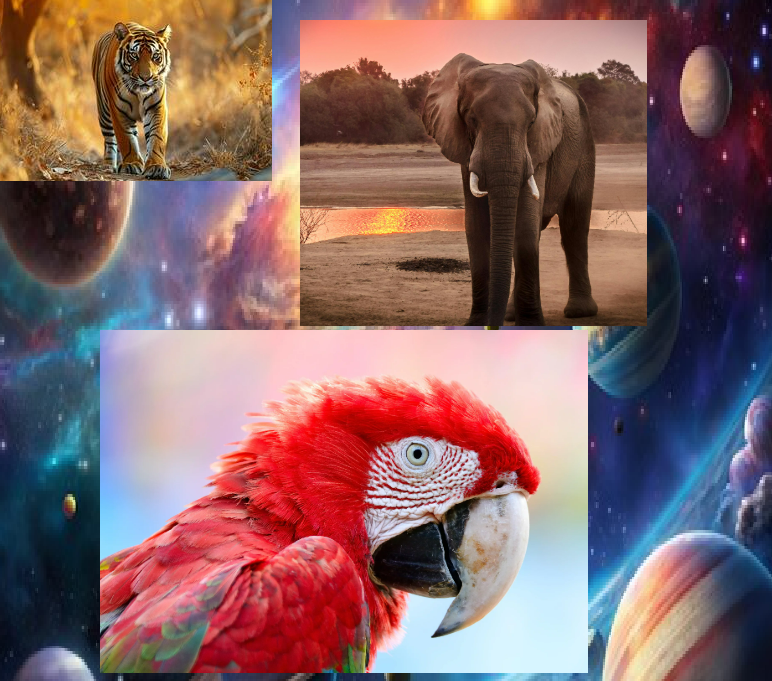

Generate this figure with Python:
from PIL import Image
from math import sqrt
from colormath.color_objects import LabColor
from colormath.color_diff import delta_e_cie2000 

#I used this function to place all three images onto a new image with the background of green.
def copy_image(your_first_image, your_second_image, your_third_image):
    my_first_src = Image.open(your_first_image)
    my_second_src = Image.open(your_second_image)
    my_third_src = Image.open(your_third_image)
    new_w, new_h = my_first_src.width + 500, my_first_src.height + 500
    my_trgt = Image.new('RGB', (new_w, new_h), (0,255,0))

    target_x = 0
    for source_x in range(my_first_src.width):
        target_y = 0
        for source_y in range(my_first_src.height):
            pixel = my_first_src.getpixel((source_x, source_y))
            my_trgt.putpixel((target_x, target_y), pixel)
            target_y += 1
        target_x += 1
    
    target_x = 300
    for source_x in range(my_second_src.width):
        target_y = 20
        for source_y in range(my_second_src.height):
            pixel = my_second_src.getpixel((source_x, source_y))
            my_trgt.putpixel((target_x, target_y), pixel)
            target_y += 1
        target_x += 1

    target_x = 100
    for source_x in range(my_third_src.width):
        target_y = 330
        for source_y in range(my_third_src.height):
            pixel = my_third_src.getpixel((source_x, source_y))
            my_trgt.putpixel((target_x, target_y), pixel)
            target_y += 1
        target_x += 1

    return my_trgt

#I used this function to find the color distance of the current pixel and the green screen
def color_distance(c1, c2):
    return sqrt((c1[0] - c2[0]) ** 2 + (c1[1] - c2[1]) ** 2 + (c1[2] - c2[2]) ** 2)

#I used this function to replace the green background with the background image
def chromakey(src, bg, refp):
   for x in range(src.width):
       for y in range(src.height):
           cur_pixel = src.getpixel((x,y))

           if color_distance(cur_pixel, refp) < 20:
               src.putpixel((x,y), bg.getpixel((x,y)))
      
   src.show()
   src.save('Collage.png')

# def color_distance(c1):
#     color1 = LabColor(lab_l=c1[0], lab_a=c1[1], lab_b=c1[2])
#     color2 = LabColor(lab_l=0, lab_a=255, lab_b=0)
#     delta_e = delta_e_cie2000(color1, color2)
#     return delta_e.item()

# def chromakey(src, bg, refp):
#    for x in range(src.width):
#        for y in range(src.height):
#            cur_pixel = src.getpixel((x,y))

#            if color_distance(cur_pixel) < 20:
#                src.putpixel((x,y), bg.getpixel((x,y)))
      
#    src.show()
#    src.save('Collage.png')


#I tried to complete task 3 using the delta_e_cie2000(color1, color2) I looked it up online and used ChatGPT to try an figure this out
#It keeps giving me a NumPy error and everything I find online never works. I don't know what to do to fix this I left my current code in
#as comments so you can see I tried to do it.

#I used this function to scale the background image up so I can use that for the chromakey
def scale(my_src, image):
    w, h = image.width, image.height
    my_trgt = Image.new('RGB', (w, h))
    
    x_ratio = my_src.width/w
    y_ratio = my_src.height/h

    for target_x in range(w):
        source_x = int(target_x * x_ratio)
        for target_y in range(h):
            source_y = int(target_y * y_ratio)
            p = my_src.getpixel((source_x, source_y))
            my_trgt.putpixel((target_x, target_y), p)

    return my_trgt

#Calls the functions to create the collage with the chroma key
image = copy_image('Tiger.png', 'Elephant.png', 'Parrot.png')
background = Image.open('Background.png')
background = scale(background, image)
chromakey(image, background, (0,255,0))